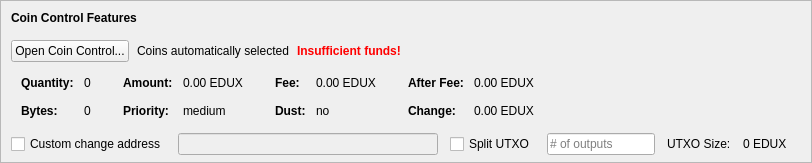
    <widget class="QFrame" name="frameCoinControl">
     <property name="sizePolicy">
      <sizepolicy hsizetype="Expanding" vsizetype="Expanding">
       <horstretch>0</horstretch>
       <verstretch>0</verstretch>
      </sizepolicy>
     </property>
     <property name="maximumSize">
      <size>
       <width>16777215</width>
       <height>16777215</height>
      </size>
     </property>
     <property name="frameShape">
      <enum>QFrame::StyledPanel</enum>
     </property>
     <property name="frameShadow">
      <enum>QFrame::Sunken</enum>
     </property>
     <layout class="QVBoxLayout" name="verticalLayoutCoinControl2">
      <property name="spacing">
       <number>0</number>
      </property>
      <property name="leftMargin">
       <number>0</number>
      </property>
      <property name="topMargin">
       <number>0</number>
      </property>
      <property name="rightMargin">
       <number>0</number>
      </property>
      <property name="bottomMargin">
       <number>6</number>
      </property>
      <item>
       <layout class="QVBoxLayout" name="verticalLayoutCoinControl" stretch="0,0,0,0,1">
        <property name="spacing">
         <number>0</number>
        </property>
        <property name="leftMargin">
         <number>10</number>
        </property>
        <property name="topMargin">
         <number>10</number>
        </property>
        <item>
         <layout class="QHBoxLayout" name="horizontalLayoutCoinControl1">
          <property name="bottomMargin">
           <number>15</number>
          </property>
          <item>
           <widget class="QLabel" name="labelCoinControlFeatures">
            <property name="sizePolicy">
             <sizepolicy hsizetype="Preferred" vsizetype="Maximum">
              <horstretch>0</horstretch>
              <verstretch>0</verstretch>
             </sizepolicy>
            </property>
            <property name="font">
             <font>
              <weight>75</weight>
              <bold>true</bold>
             </font>
            </property>
            <property name="styleSheet">
             <string notr="true">font-weight:bold;</string>
            </property>
            <property name="text">
             <string>Coin Control Features</string>
            </property>
           </widget>
          </item>
         </layout>
        </item>
        <item>
         <layout class="QHBoxLayout" name="horizontalLayoutCoinControl2" stretch="0,0,0,0">
          <property name="spacing">
           <number>8</number>
          </property>
          <property name="bottomMargin">
           <number>10</number>
          </property>
          <item>
           <widget class="QPushButton" name="pushButtonCoinControl">
            <property name="styleSheet">
             <string notr="true"/>
            </property>
            <property name="text">
             <string>Open Coin Control...</string>
            </property>
            <property name="autoDefault">
             <bool>false</bool>
            </property>
           </widget>
          </item>
          <item>
           <widget class="QLabel" name="labelCoinControlAutomaticallySelected">
            <property name="text">
             <string>Coins automatically selected</string>
            </property>
            <property name="margin">
             <number>5</number>
            </property>
           </widget>
          </item>
          <item>
           <widget class="QLabel" name="labelCoinControlInsuffFunds">
            <property name="font">
             <font>
              <weight>75</weight>
              <bold>true</bold>
             </font>
            </property>
            <property name="styleSheet">
             <string notr="true">color:red;font-weight:bold;</string>
            </property>
            <property name="text">
             <string>Insufficient funds!</string>
            </property>
            <property name="margin">
             <number>5</number>
            </property>
           </widget>
          </item>
          <item>
           <spacer name="horizontalSpacerCoinControl">
            <property name="orientation">
             <enum>Qt::Horizontal</enum>
            </property>
            <property name="sizeHint" stdset="0">
             <size>
              <width>40</width>
              <height>1</height>
             </size>
            </property>
           </spacer>
          </item>
         </layout>
        </item>
        <item>
         <widget class="QWidget" name="widgetCoinControl" native="true">
          <property name="sizePolicy">
           <sizepolicy hsizetype="Preferred" vsizetype="Preferred">
            <horstretch>0</horstretch>
            <verstretch>0</verstretch>
           </sizepolicy>
          </property>
          <property name="minimumSize">
           <size>
            <width>0</width>
            <height>0</height>
           </size>
          </property>
          <property name="styleSheet">
           <string notr="true"/>
          </property>
          <layout class="QHBoxLayout" name="horizontalLayoutCoinControl5">
           <property name="leftMargin">
            <number>0</number>
           </property>
           <property name="topMargin">
            <number>0</number>
           </property>
           <property name="rightMargin">
            <number>0</number>
           </property>
           <property name="bottomMargin">
            <number>0</number>
           </property>
           <item>
            <layout class="QHBoxLayout" name="horizontalLayoutCoinControl3" stretch="0,0,0,1">
             <property name="spacing">
              <number>20</number>
             </property>
             <property name="topMargin">
              <number>0</number>
             </property>
             <property name="bottomMargin">
              <number>10</number>
             </property>
             <item>
              <layout class="QFormLayout" name="formLayoutCoinControl1">
               <property name="horizontalSpacing">
                <number>10</number>
               </property>
               <property name="verticalSpacing">
                <number>14</number>
               </property>
               <property name="leftMargin">
                <number>10</number>
               </property>
               <property name="topMargin">
                <number>4</number>
               </property>
               <property name="rightMargin">
                <number>6</number>
               </property>
               <item row="0" column="0">
                <widget class="QLabel" name="labelCoinControlQuantityText">
                 <property name="font">
                  <font>
                   <weight>75</weight>
                   <bold>true</bold>
                  </font>
                 </property>
                 <property name="text">
                  <string>Quantity:</string>
                 </property>
                 <property name="margin">
                  <number>0</number>
                 </property>
                </widget>
               </item>
               <item row="0" column="1">
                <widget class="QLabel" name="labelCoinControlQuantity">
                 <property name="cursor">
                  <cursorShape>IBeamCursor</cursorShape>
                 </property>
                 <property name="contextMenuPolicy">
                  <enum>Qt::ActionsContextMenu</enum>
                 </property>
                 <property name="text">
                  <string notr="true">0</string>
                 </property>
                 <property name="margin">
                  <number>0</number>
                 </property>
                 <property name="textInteractionFlags">
                  <set>Qt::LinksAccessibleByMouse|Qt::TextSelectableByKeyboard|Qt::TextSelectableByMouse</set>
                 </property>
                </widget>
               </item>
               <item row="1" column="0">
                <widget class="QLabel" name="labelCoinControlBytesText">
                 <property name="font">
                  <font>
                   <weight>75</weight>
                   <bold>true</bold>
                  </font>
                 </property>
                 <property name="text">
                  <string>Bytes:</string>
                 </property>
                </widget>
               </item>
               <item row="1" column="1">
                <widget class="QLabel" name="labelCoinControlBytes">
                 <property name="cursor">
                  <cursorShape>IBeamCursor</cursorShape>
                 </property>
                 <property name="contextMenuPolicy">
                  <enum>Qt::ActionsContextMenu</enum>
                 </property>
                 <property name="text">
                  <string notr="true">0</string>
                 </property>
                 <property name="textInteractionFlags">
                  <set>Qt::LinksAccessibleByMouse|Qt::TextSelectableByKeyboard|Qt::TextSelectableByMouse</set>
                 </property>
                </widget>
               </item>
              </layout>
             </item>
             <item>
              <layout class="QFormLayout" name="formLayoutCoinControl2">
               <property name="horizontalSpacing">
                <number>10</number>
               </property>
               <property name="verticalSpacing">
                <number>14</number>
               </property>
               <property name="leftMargin">
                <number>6</number>
               </property>
               <property name="topMargin">
                <number>4</number>
               </property>
               <property name="rightMargin">
                <number>6</number>
               </property>
               <item row="0" column="0">
                <widget class="QLabel" name="labelCoinControlAmountText">
                 <property name="font">
                  <font>
                   <weight>75</weight>
                   <bold>true</bold>
                  </font>
                 </property>
                 <property name="text">
                  <string>Amount:</string>
                 </property>
                 <property name="margin">
                  <number>0</number>
                 </property>
                </widget>
               </item>
               <item row="0" column="1">
                <widget class="QLabel" name="labelCoinControlAmount">
                 <property name="cursor">
                  <cursorShape>IBeamCursor</cursorShape>
                 </property>
                 <property name="contextMenuPolicy">
                  <enum>Qt::ActionsContextMenu</enum>
                 </property>
                 <property name="text">
                  <string notr="true">0.00 EDUX</string>
                 </property>
                 <property name="textInteractionFlags">
                  <set>Qt::LinksAccessibleByMouse|Qt::TextSelectableByKeyboard|Qt::TextSelectableByMouse</set>
                 </property>
                </widget>
               </item>
               <item row="1" column="0">
                <widget class="QLabel" name="labelCoinControlPriorityText">
                 <property name="font">
                  <font>
                   <weight>75</weight>
                   <bold>true</bold>
                  </font>
                 </property>
                 <property name="text">
                  <string>Priority:</string>
                 </property>
                </widget>
               </item>
               <item row="1" column="1">
                <widget class="QLabel" name="labelCoinControlPriority">
                 <property name="cursor">
                  <cursorShape>IBeamCursor</cursorShape>
                 </property>
                 <property name="contextMenuPolicy">
                  <enum>Qt::ActionsContextMenu</enum>
                 </property>
                 <property name="text">
                  <string>medium</string>
                 </property>
                 <property name="textInteractionFlags">
                  <set>Qt::LinksAccessibleByMouse|Qt::TextSelectableByKeyboard|Qt::TextSelectableByMouse</set>
                 </property>
                </widget>
               </item>
              </layout>
             </item>
             <item>
              <layout class="QFormLayout" name="formLayoutCoinControl3">
               <property name="horizontalSpacing">
                <number>10</number>
               </property>
               <property name="verticalSpacing">
                <number>14</number>
               </property>
               <property name="leftMargin">
                <number>6</number>
               </property>
               <property name="topMargin">
                <number>4</number>
               </property>
               <property name="rightMargin">
                <number>6</number>
               </property>
               <item row="0" column="0">
                <widget class="QLabel" name="labelCoinControlFeeText">
                 <property name="font">
                  <font>
                   <weight>75</weight>
                   <bold>true</bold>
                  </font>
                 </property>
                 <property name="text">
                  <string>Fee:</string>
                 </property>
                 <property name="margin">
                  <number>0</number>
                 </property>
                </widget>
               </item>
               <item row="0" column="1">
                <widget class="QLabel" name="labelCoinControlFee">
                 <property name="cursor">
                  <cursorShape>IBeamCursor</cursorShape>
                 </property>
                 <property name="contextMenuPolicy">
                  <enum>Qt::ActionsContextMenu</enum>
                 </property>
                 <property name="text">
                  <string notr="true">0.00 EDUX</string>
                 </property>
                 <property name="textInteractionFlags">
                  <set>Qt::LinksAccessibleByMouse|Qt::TextSelectableByKeyboard|Qt::TextSelectableByMouse</set>
                 </property>
                </widget>
               </item>
               <item row="1" column="0">
                <widget class="QLabel" name="labelCoinControlLowOutputText">
                 <property name="font">
                  <font>
                   <weight>75</weight>
                   <bold>true</bold>
                  </font>
                 </property>
                 <property name="text">
                  <string>Dust:</string>
                 </property>
                </widget>
               </item>
               <item row="1" column="1">
                <widget class="QLabel" name="labelCoinControlLowOutput">
                 <property name="cursor">
                  <cursorShape>IBeamCursor</cursorShape>
                 </property>
                 <property name="contextMenuPolicy">
                  <enum>Qt::ActionsContextMenu</enum>
                 </property>
                 <property name="text">
                  <string>no</string>
                 </property>
                 <property name="textInteractionFlags">
                  <set>Qt::LinksAccessibleByMouse|Qt::TextSelectableByKeyboard|Qt::TextSelectableByMouse</set>
                 </property>
                </widget>
               </item>
              </layout>
             </item>
             <item>
              <layout class="QFormLayout" name="formLayoutCoinControl4">
               <property name="horizontalSpacing">
                <number>10</number>
               </property>
               <property name="verticalSpacing">
                <number>14</number>
               </property>
               <property name="leftMargin">
                <number>6</number>
               </property>
               <property name="topMargin">
                <number>4</number>
               </property>
               <property name="rightMargin">
                <number>6</number>
               </property>
               <item row="0" column="0">
                <widget class="QLabel" name="labelCoinControlAfterFeeText">
                 <property name="font">
                  <font>
                   <weight>75</weight>
                   <bold>true</bold>
                  </font>
                 </property>
                 <property name="text">
                  <string>After Fee:</string>
                 </property>
                 <property name="margin">
                  <number>0</number>
                 </property>
                </widget>
               </item>
               <item row="0" column="1">
                <widget class="QLabel" name="labelCoinControlAfterFee">
                 <property name="cursor">
                  <cursorShape>IBeamCursor</cursorShape>
                 </property>
                 <property name="contextMenuPolicy">
                  <enum>Qt::ActionsContextMenu</enum>
                 </property>
                 <property name="text">
                  <string notr="true">0.00 EDUX</string>
                 </property>
                 <property name="textInteractionFlags">
                  <set>Qt::LinksAccessibleByMouse|Qt::TextSelectableByKeyboard|Qt::TextSelectableByMouse</set>
                 </property>
                </widget>
               </item>
               <item row="1" column="0">
                <widget class="QLabel" name="labelCoinControlChangeText">
                 <property name="font">
                  <font>
                   <weight>75</weight>
                   <bold>true</bold>
                  </font>
                 </property>
                 <property name="text">
                  <string>Change:</string>
                 </property>
                </widget>
               </item>
               <item row="1" column="1">
                <widget class="QLabel" name="labelCoinControlChange">
                 <property name="cursor">
                  <cursorShape>IBeamCursor</cursorShape>
                 </property>
                 <property name="contextMenuPolicy">
                  <enum>Qt::ActionsContextMenu</enum>
                 </property>
                 <property name="text">
                  <string notr="true">0.00 EDUX</string>
                 </property>
                 <property name="textInteractionFlags">
                  <set>Qt::LinksAccessibleByMouse|Qt::TextSelectableByKeyboard|Qt::TextSelectableByMouse</set>
                 </property>
                </widget>
               </item>
              </layout>
             </item>
            </layout>
           </item>
          </layout>
         </widget>
        </item>
        <item>
         <layout class="QHBoxLayout" name="horizontalLayoutCoinControl4" stretch="0,0,0,0,0,0,0">
          <property name="spacing">
           <number>12</number>
          </property>
          <property name="sizeConstraint">
           <enum>QLayout::SetDefaultConstraint</enum>
          </property>
          <property name="topMargin">
           <number>5</number>
          </property>
          <property name="rightMargin">
           <number>5</number>
          </property>
          <item>
           <widget class="QCheckBox" name="checkBoxCoinControlChange">
            <property name="toolTip">
             <string>If this is activated, but the change address is empty or invalid, change will be sent to a newly generated address.</string>
            </property>
            <property name="text">
             <string>Custom change address</string>
            </property>
           </widget>
          </item>
          <item>
           <widget class="QValidatedLineEdit" name="lineEditCoinControlChange">
            <property name="enabled">
             <bool>false</bool>
            </property>
            <property name="sizePolicy">
             <sizepolicy hsizetype="Expanding" vsizetype="Fixed">
              <horstretch>0</horstretch>
              <verstretch>0</verstretch>
             </sizepolicy>
            </property>
           </widget>
          </item>
          <item>
           <widget class="QCheckBox" name="splitBlockCheckBox">
            <property name="text">
             <string>Split UTXO</string>
            </property>
           </widget>
          </item>
          <item>
           <widget class="QLineEdit" name="splitBlockLineEdit">
            <property name="sizePolicy">
             <sizepolicy hsizetype="Fixed" vsizetype="Fixed">
              <horstretch>50</horstretch>
              <verstretch>0</verstretch>
             </sizepolicy>
            </property>
            <property name="placeholderText">
             <string># of outputs</string>
            </property>
           </widget>
          </item>
          <item>
           <widget class="QLabel" name="labelBlockSizeText">
            <property name="text">
             <string>UTXO Size:</string>
            </property>
           </widget>
          </item>
          <item>
           <widget class="QLabel" name="labelBlockSize">
            <property name="text">
             <string>0 EDUX</string>
            </property>
           </widget>
          </item>
          <item>
           <widget class="QLabel" name="labelCoinControlChangeLabel">
            <property name="sizePolicy">
             <sizepolicy hsizetype="Preferred" vsizetype="Expanding">
              <horstretch>0</horstretch>
              <verstretch>0</verstretch>
             </sizepolicy>
            </property>
            <property name="minimumSize">
             <size>
              <width>0</width>
              <height>0</height>
             </size>
            </property>
            <property name="text">
             <string/>
            </property>
            <property name="margin">
             <number>3</number>
            </property>
           </widget>
          </item>
         </layout>
        </item>
        <item>
         <spacer name="verticalSpacerCoinControl">
          <property name="orientation">
           <enum>Qt::Vertical</enum>
          </property>
          <property name="sizeHint" stdset="0">
           <size>
            <width>800</width>
            <height>1</height>
           </size>
          </property>
         </spacer>
        </item>
       </layout>
      </item>
     </layout>
    </widget>
